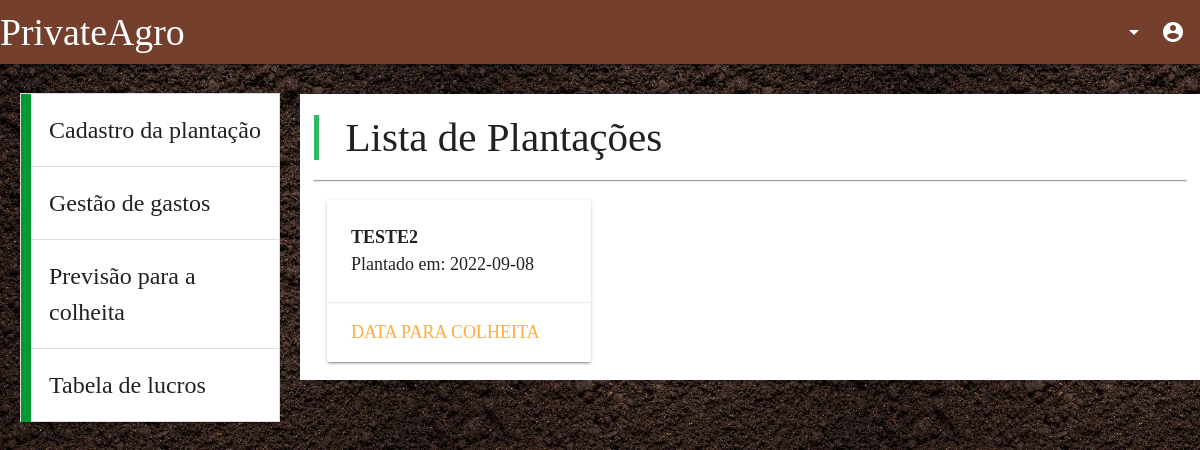
Page /tcc/index.php?link=8&acaoCad=recuperar (signed in) on the earlier database version.
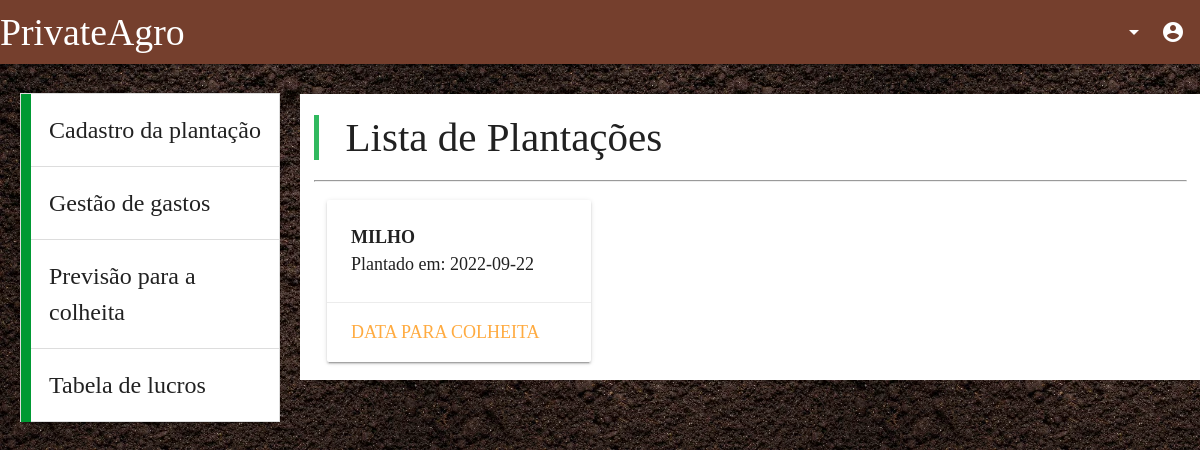
Same page on the later database version.
### tables this page shows
CREATE TABLE `cadastro` (
  `id` int(11) NOT NULL,
  `id_users` int(11) NOT NULL,
  `nomePlanta` varchar(30) NOT NULL,
  `tipo` varchar(25) NOT NULL,
  `qtdPlantada` int(11) NOT NULL,
  `tempo` int(11) NOT NULL,
  `data_plantada` date NOT NULL DEFAULT current_timestamp(),
  `data_colheita` date DEFAULT NULL,
  `irrigacao` int(11) NOT NULL,
  `p_irrigacao` decimal(6,2) DEFAULT NULL,
  `p_tipo` decimal(6,2) DEFAULT NULL,
  `p_fertilizante` decimal(6,2) DEFAULT NULL,
  `gastos` decimal(6,2) DEFAULT NULL
);

### controller/cadastro.controller.php (called while the page is built, shortened)
<?php
    require_once '../conexao/conexao.php';
    require_once '../service/cadastro.service.php';
    @$acaoCad = isset($_GET['acaoCad'])?$_GET['acaoCad']:$acaoCad;
    @$id = $_GET['id'];
    if ($acaoCad == "inserir")
    {
        session_start();
        $id_users = $_SESSION['id'];
        $cadastro = new Cadastro();
        $cadastro->__set('id_users',$id_users);
        $cadastro->__set('nomePlanta',$_POST['nomePlanta']);
        $cadastro->__set('tipo',$_POST['tipo']);
        $cadastro->__set('qtdPlantada',$_POST['qtdPlantada']);
        $cadastro->__set('tempo',$_POST['tempo']);
        $cadastro->__set('irrigacao',$_POST['irrigacao']);
        $conexao = new Conexao();
        $cadastroService = new CadastroService($cadastro, $conexao);
        $cadastroService->inserir();
        header("location: ../tcc/index.php");
    } elseif ($acaoCad == "recuperarPlantacao")
    {
        $cadastro = new Cadastro();
        $conexao = new Conexao();
        $cadastroService = new CadastroService($cadastro, $conexao);
        $cadastro = $cadastroService->recuperarPlantacao($id);
    } elseif ($acaoCad == "excluir")
    {
        $cadastro = new Cadastro();
        $conexao = new Conexao();
        $cadastroService = new CadastroService($cadastro, $conexao);
        $cadastroService->excluir($id);
        header("location: ../tcc/index.php?link=3&acaoCad=recuperar");
    } elseif ($acaoCad == "recuperar")
    {
        $cadastro = new Cadastro();
        $conexao = new Conexao();
        $id_users = $_SESSION['id'];
        $cadastroService = new CadastroService($cadastro, $conexao);
        $cadastro = $cadastroService->recuperar($id_users);
    }
?>

### conexao/conexao.php (called while the page is built, shortened)
<?php
	class Conexao{
		private $host = 'localhost';
		private $dbname = 'privateagro';
		private $user = 'root';
		private $senha = '';
		public function conectar(){
			try{
				$conexao = new PDO(
				"mysql:host=$this->host;dbname=$this->dbname",
				"$this->user",
				"$this->senha",
				);
				return $conexao;
			}catch(PDOException $e){
				echo $e->getMessage();
			}
		}
	}
?>

### service/cadastro.service.php (called while the page is built, shortened)
<?php
    class CadastroService {
        private $conexao;
        public function __construct(Cadastro $cadastro, Conexao $conexao)
        {
            $this->conexao = $conexao->conectar();
        }
        public function recuperar($id_users)
        {
           $query = "select * from cadastro where id_users = :id_users";
           $stmt = $this->conexao->prepare($query);
           $stmt->bindValue('id_users', $id_users);
           $stmt->execute();
           return $stmt->fetchALL(PDO::FETCH_OBJ);
        }
    }
?>

### tcc/previsao.php (the view, shortened to what this page needs)
<?php
    require_once "../controller/cadastro.controller.php";
    echo "<h4><blockquote>Lista de Plantações</blockquote></h4>";
    echo "<hr>";
    foreach($cadastro as $cadastro) {
      $data = new DateTime($cadastro->data_plantada);
      $data->add(new DateInterval ('P'.$cadastro->tempo.'D'));
     echo '<div class="col s12 m6 l4">
      <div class="card horizontal">
        <div class="card-stacked">
          <div class="card-content">
            <p><b>'.strtoupper($cadastro->nomePlanta).'</b></p>
            <p>Plantado em: '.$cadastro->data_plantada.'</p>
          </div>
          <div class="card-action">
            <a href="index.php?link=9&acaoCad=recuperarPlantacao&id='.$cadastro->id.'&data='.$data->format('Y-m-d').'">DATA PARA COLHEITA</a>
          </div>
        </div>
      </div>
    </div>';
  }
?>

Differences in the rows shown:
removed cadastro: nomePlanta "TESTE2", data_plantada "2022-09-08"
added cadastro: nomePlanta "MILHO", data_plantada "2022-09-22"
